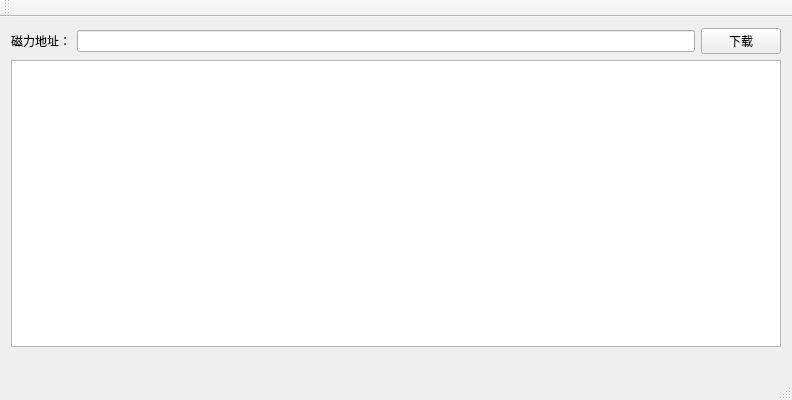
<?xml version="1.0" encoding="UTF-8"?>
<ui version="4.0">
 <class>QtWidgetsApplication1Class</class>
 <widget class="QMainWindow" name="QtWidgetsApplication1Class">
  <property name="geometry">
   <rect>
    <x>0</x>
    <y>0</y>
    <width>792</width>
    <height>400</height>
   </rect>
  </property>
  <property name="windowTitle">
   <string>QtWidgetsApplication1</string>
  </property>
  <widget class="QWidget" name="centralWidget">
   <layout class="QGridLayout" name="gridLayout_3">
    <item row="0" column="0">
     <layout class="QGridLayout" name="gridLayout_2">
      <property name="sizeConstraint">
       <enum>QLayout::SizeConstraint::SetDefaultConstraint</enum>
      </property>
      <item row="2" column="0">
       <widget class="QLabel" name="label_2">
        <property name="text">
         <string/>
        </property>
       </widget>
      </item>
      <item row="1" column="0">
       <widget class="QListView" name="listView"/>
      </item>
      <item row="0" column="0">
       <layout class="QGridLayout" name="gridLayout">
        <item row="1" column="0">
         <widget class="QLabel" name="label">
          <property name="text">
           <string>磁力地址：</string>
          </property>
         </widget>
        </item>
        <item row="1" column="1">
         <widget class="QLineEdit" name="lineEdit">
          <property name="toolTip">
           <string>&lt;html&gt;&lt;head/&gt;&lt;body&gt;&lt;p&gt;输入磁力链接：magnet:?xt=urn:btih:xxxxxxx&lt;/p&gt;&lt;/body&gt;&lt;/html&gt;</string>
          </property>
         </widget>
        </item>
        <item row="1" column="2">
         <widget class="QPushButton" name="download_btn">
          <property name="text">
           <string>下载</string>
          </property>
         </widget>
        </item>
       </layout>
      </item>
     </layout>
    </item>
   </layout>
  </widget>
  <widget class="QMenuBar" name="menuBar">
   <property name="geometry">
    <rect>
     <x>0</x>
     <y>0</y>
     <width>792</width>
     <height>21</height>
    </rect>
   </property>
  </widget>
  <widget class="QToolBar" name="mainToolBar">
   <attribute name="toolBarArea">
    <enum>TopToolBarArea</enum>
   </attribute>
   <attribute name="toolBarBreak">
    <bool>false</bool>
   </attribute>
  </widget>
  <widget class="QStatusBar" name="statusBar"/>
 </widget>
 <layoutdefault spacing="6" margin="11"/>
 <resources>
  <include location="QtWidgetsApplication1.qrc"/>
 </resources>
 <connections/>
</ui>
